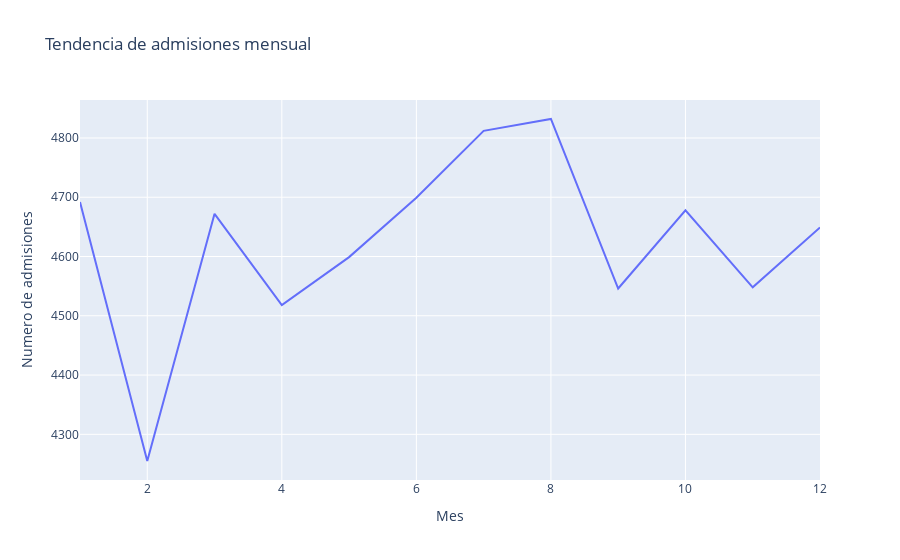

Notebook code cell kept with this figure:
### Code cell
# Calcular admisiones mensuales
monthly_admissions = df['Date of Admission'].dt.month.value_counts().sort_index()

# Crear un dataframe
monthly_admissions_df = pd.DataFrame({'Month': monthly_admissions.index, 'Admissions': monthly_admissions.values})

# Grafica la tendencia usando Plotly Express.
fig = px.line(monthly_admissions_df, x='Month', y='Admissions', title='Tendencia de admisiones mensual')
fig.update_xaxes(title='Mes')
fig.update_yaxes(title='Numero de admisiones')
fig.show()

### Figure 1 — Plotly figure (JSON) as saved in the notebook; plotly's stock layout.template omitted (floating-point values rounded to 4 significant figures)
{"data": [{"hovertemplate": "Month=%{x}<br>Admissions=%{y}<extra></extra>", "legendgroup": "", "line": {"color": "#636efa", "dash": "solid"}, "marker": {"symbol": "circle"}, "mode": "lines", "name": "", "orientation": "v", "showlegend": false, "type": "scatter", "x": [1, 2, 3, 4, 5, 6, 7, 8, 9, 10, 11, 12], "xaxis": "x", "y": [4692, 4255, 4672, 4518, 4599, 4699, 4812, 4832, 4546, 4678, 4548, 4649], "yaxis": "y"}], "layout": {"autosize": true, "legend": {"tracegroupgap": 0}, "title": {"text": "Tendencia de admisiones mensual"}, "xaxis": {"anchor": "y", "autorange": true, "domain": [0, 1], "range": [1, 12], "title": {"text": "Mes"}, "type": "linear"}, "yaxis": {"anchor": "x", "autorange": true, "domain": [0, 1], "range": [4223.0, 4864.0], "title": {"text": "Numero de admisiones"}, "type": "linear"}}}
